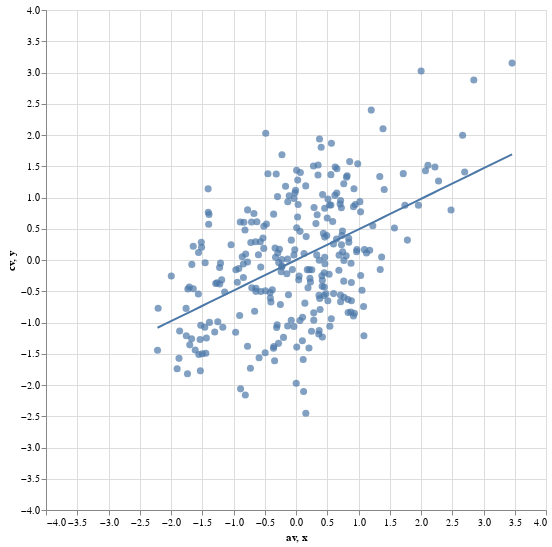

The notebook cell this image was saved under:
### Code cell
points + fit

### Figure 1 — Vega-Lite specification as saved in the notebook (floating-point values rounded to 4 significant figures; data arrays with more than 128 entries replaced by an {"elided": "..."} marker saying what was removed)
{"$schema": "https://vega.github.io/schema/vega-lite/v2.6.0.json", "config": {"view": {"height": 300, "width": 400}}, "datasets": {"data-0d45702a562a459d4ed95d02f7e493ba": {"elided": "272 records"}, "data-1ea3af306ae746c8639167abd66e0781": [{"x": -2.216, "y": -1.084}, {"x": -2.1, "y": -1.027}, {"x": -1.984, "y": -0.9704}, {"x": -1.868, "y": -0.9138}, {"x": -1.752, "y": -0.8572}, {"x": -1.637, "y": -0.8005}, {"x": -1.521, "y": -0.7439}, {"x": -1.405, "y": -0.6873}, {"x": -1.289, "y": -0.6306}, {"x": -1.174, "y": -0.574}, {"x": -1.058, "y": -0.5174}, {"x": -0.942, "y": -0.4608}, {"x": -0.8262, "y": -0.4041}, {"x": -0.7104, "y": -0.3475}, {"x": -0.5947, "y": -0.2909}, {"x": -0.4789, "y": -0.2342}, {"x": -0.3631, "y": -0.1776}, {"x": -0.2473, "y": -0.121}, {"x": -0.1315, "y": -0.06434}, {"x": -0.01577, "y": -0.007712}, {"x": 0.1, "y": 0.04892}, {"x": 0.2158, "y": 0.1055}, {"x": 0.3316, "y": 0.1622}, {"x": 0.4473, "y": 0.2188}, {"x": 0.5631, "y": 0.2754}, {"x": 0.6789, "y": 0.3321}, {"x": 0.7947, "y": 0.3887}, {"x": 0.9105, "y": 0.4453}, {"x": 1.026, "y": 0.502}, {"x": 1.142, "y": 0.5586}, {"x": 1.258, "y": 0.6152}, {"x": 1.374, "y": 0.6719}, {"x": 1.489, "y": 0.7285}, {"x": 1.605, "y": 0.7851}, {"x": 1.721, "y": 0.8417}, {"x": 1.837, "y": 0.8984}, {"x": 1.952, "y": 0.955}, {"x": 2.068, "y": 1.012}, {"x": 2.184, "y": 1.068}, {"x": 2.3, "y": 1.125}, {"x": 2.416, "y": 1.182}, {"x": 2.531, "y": 1.238}, {"x": 2.647, "y": 1.295}, {"x": 2.763, "y": 1.351}, {"x": 2.879, "y": 1.408}, {"x": 2.994, "y": 1.465}, {"x": 3.11, "y": 1.521}, {"x": 3.226, "y": 1.578}, {"x": 3.342, "y": 1.635}, {"x": 3.458, "y": 1.691}]}, "layer": [{"data": {"name": "data-0d45702a562a459d4ed95d02f7e493ba"}, "encoding": {"tooltip": {"field": "pair", "type": "nominal"}, "x": {"field": "av", "type": "quantitative"}, "y": {"field": "cv", "type": "quantitative"}}, "mark": {"size": 50, "type": "circle"}}, {"data": {"name": "data-1ea3af306ae746c8639167abd66e0781"}, "encoding": {"x": {"field": "x", "scale": {"domain": [-4, 4]}, "type": "quantitative"}, "y": {"field": "y", "scale": {"domain": [-4, 4]}, "type": "quantitative"}}, "height": 500, "mark": "line", "width": 500}]}
